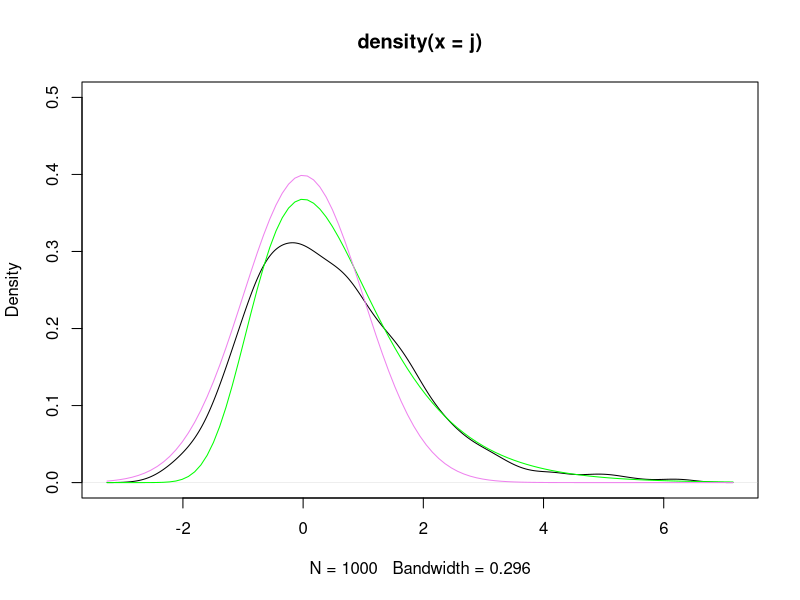

The R source for this figure:
#Problem 1a
rm(list=ls())
u<-5
var <- 3^2/5
var
sd <- sqrt(var)
sd
mean(2<u & u<5.1)

#Problem 2
rm(list=ls())
n <- 20
p <- 0.7
Mean <- n*p
Mean
Var <- n*p*(1-p) 
Var
sd=sqrt(Var)
sd
1-pnorm(15,mean=14,sd=2.04939/sqrt(100))

#p3
rm(list=ls())
require(mvtnorm)
N = 10000

V<-rep(NA,N)
for (i in 1:N){A<-rmvnorm(50,mean = c (9,10),sigma = matrix(c(3,2,2,5),nrow=2))
B<-apply(A,2,mean)
X<-B[1]
Y<-B[2]
V[i]<-(X+0.5<Y)
}
mean(V)
mean(V)+c(-1,1)*1.96*sqrt(var(V)/10000)


#p4
rm(list=ls())
x1<-rchisq(10000,df=10)
x2<-rgamma(10000,shape = 1,scale =2 )
x3<-rt(10000,df=3)
y<-(sqrt(x1)*(x2)+(4*(x3)^2))
mean(y)


#p5
rm(list=ls())
j <- double(); n <- 10000
an <- sqrt(2*log(n)) - 0.5*(log(log(n))+log(4*pi))*(2*log(n))^(-1/2)
bn <- (2*log(n))^(-1/2)
 
for (h in 1:1000) j[h] <- (max(rnorm(n))-an)/bn
plot(density(j),ylim=c(0,0.5))
f<-function(x){exp(-x)*exp(-exp(-x))}
curve(f,range(density(j)$x),add=TRUE,col = "green")
curve(dnorm,add=TRUE,col = "violet")
